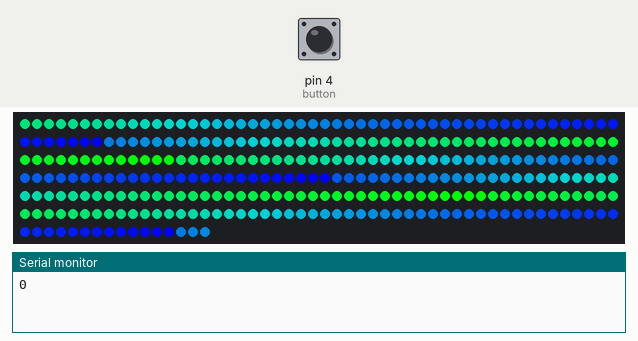
A sketch run on a simulated Arduino Uno, built with avr-gcc and run on an emulated ATmega328P. Parts: 316 RGB LEDs in strip order, left to right, continuing on the next row, the last lines printed to the serial monitor. The test bench sets the inputs (shaded band); at power-on: pin 4 (button) HIGH.

Above: at 1.2 s.
1.3 s: pin 4 (button) pulled LOW for 1 s
At 2.56 s:
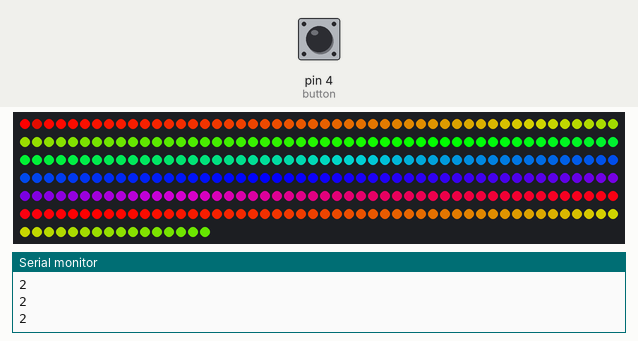
3.8 s: pin 4 (button) pulled LOW for 0.15 s
5.4 s: pin 4 (button) pulled LOW for 1 s
At 7.85 s:
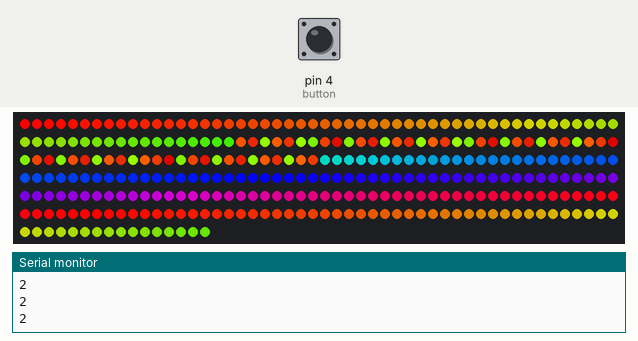
9.4 s: pin 4 (button) pulled LOW for 3.2 s
At 9.52 s:
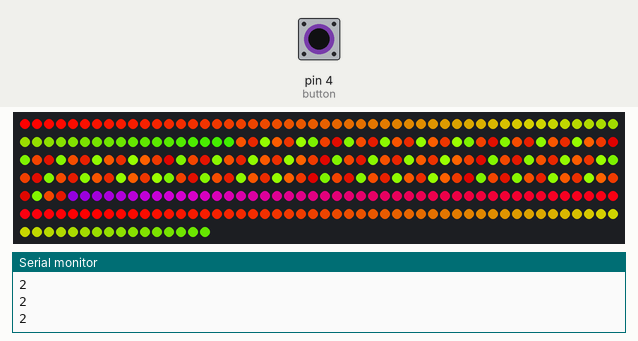
18.3 s: pin 4 (button) pulled LOW for 3.2 s
At 18.41 s:
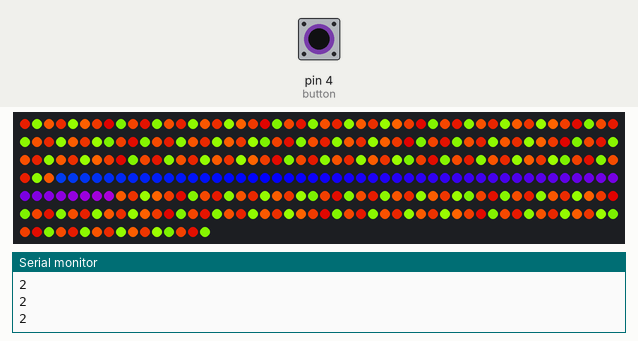
24.5 s: pin 4 (button) pulled LOW for 3.2 s
At 24.63 s:
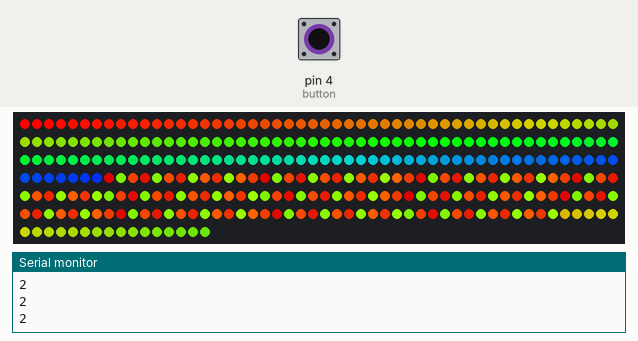

The sketch:

Horseelights.ino
```cpp
#include <Adafruit_NeoPixel.h>

int count=0;

Adafruit_NeoPixel strip = Adafruit_NeoPixel(316, 6, NEO_GRB + NEO_KHZ800);

int button = 4;

void setup() {
  // put your setup code here, to run once:
  pinMode(button, INPUT_PULLUP);

  Serial.begin(9600);
  strip.begin();
  strip.show();

}

void loop() {
  if(digitalRead(button)==LOW){
    //cleard();
    count++;
    if(count>=3){
      count=0;
    }
    delay(200);
  }

  Serial.println(count);
  //testelitt();

  //rainbow2(70);
    if(count ==0){
     //LionKing();
     rainbowPP(50);
    // Alice(50);
    }
   if(count==1) {
    //allice in wounder baum
    Alice(70);


  } else if(count>=2){
    //lovenes kong
      LionKing();

  }
  /*else if (count == 3){
    //peter pan
    //rainbowPP(60);
    LionKing();
  }*/
}

void cleard() {
  for (int i = 0; i < 316; i++){
    strip.setPixelColor(i, strip.Color(0,0,0));

  }
  strip.show();
}

//ALADDIN
void rainbowAL(uint8_t wait) {
  uint16_t i, j;

  for(j=0; j<256; j++) {
    for(i=0; i<strip.numPixels(); i++) {
      strip.setPixelColor(i, WheelUG((i+j) & 255));
    }
    strip.show();

    if(digitalRead(button)==LOW){
      return;
    }
    delay(wait);
  }
}

//PETER PAN
void rainbowPP(uint8_t wait) {
  uint16_t i, j;

  for(j=0; j<256; j++) {
    for(i=0; i<strip.numPixels(); i++) {
      strip.setPixelColor(i, WheelUR((i+j) & 255));
    }
    strip.show();
      if(digitalRead(button)==LOW){
        return;
      }
    delay(wait);
  }
}


uint32_t WheelUG(byte WheelPos) {
  WheelPos = 255 - WheelPos;
  if(WheelPos < 63) {
    return strip.Color(255 - WheelPos * 3, 0, WheelPos * 3);
  }
   if(WheelPos < 126) {
      WheelPos -= 63;
      return strip.Color(WheelPos * 3, 0, 255 - WheelPos * 3);
   } if (WheelPos < 182) {
      WheelPos -= 126;
      return strip.Color(255 - WheelPos * 3, 0, WheelPos * 3);
  } else {
    WheelPos -= 182;
    return strip.Color(WheelPos * 3, 0, 255 - WheelPos * 3);
  }
}

uint32_t WheelUR(byte WheelPos) {
    WheelPos = 255 - WheelPos;
    if(WheelPos < 63) {
      return strip.Color(0, 255 - WheelPos * 3, WheelPos * 3);
    }
    if(WheelPos < 126) {
      WheelPos -= 63;
      return strip.Color(0, WheelPos * 3, 255 - WheelPos * 3);
   } if (WheelPos < 182) {
      WheelPos -= 126;
      return strip.Color(0, 255 - WheelPos * 3, WheelPos * 3);
  } else {
    WheelPos -= 182;
    return strip.Color(0, WheelPos * 3, 255 - WheelPos * 3);
  }
}

/*
uint32_t Wheel(byte WheelPos) {
  WheelPos = 255 - WheelPos;
  if(WheelPos < 85) {
    return strip.Color(255 - WheelPos * 3, 0, WheelPos * 3);
  }
  if(WheelPos < 170) {
    WheelPos -= 85;
    return strip.Color(0, WheelPos * 3, 255 - WheelPos * 3);
  }
  WheelPos -= 170;
  return strip.Color(WheelPos * 3, 255 - WheelPos * 3, 0);
} */


//ALICE
void Alice(uint8_t wait) {
  uint16_t i, j;

  for(j=0; j<256; j++) {
    for(i=0; i<strip.numPixels(); i++) {
      strip.setPixelColor(i, Wheel((i+j) & 255));
    }
    if(digitalRead(button)==LOW){
      return;
    }
    strip.show();
    delay(wait);
  }
}

/*
uint32_t WheelUG(byte WheelPos) {
  WheelPos = 255 - WheelPos;
  if(WheelPos < 85) {
    return strip.Color(255 - WheelPos * 3, 0, WheelPos * 3);
  }
  if(WheelPos < 170) {
    WheelPos -= 85;
    return strip.Color(WheelPos * 3, 0, 255 - WheelPos * 3);
  }
  WheelPos -= 170;
  return strip.Color(WheelPos * 3, 0, 255 - WheelPos * 3);
}
*/

//ALICE
void rainbowCycle(uint8_t wait) {
  uint16_t i, j;

  for(j=0; j<256*5; j++) { // 5 cycles of all colors on wheel
    for(i=0; i< strip.numPixels(); i++) {
      strip.setPixelColor(i, Wheel(((i * 256 / strip.numPixels()) + j) & 255));
    }
    strip.show();
    delay(wait);
  }
}

uint32_t Wheel(byte WheelPos) {
  WheelPos = 255 - WheelPos;
  if(WheelPos < 85) {
    return strip.Color(255 - WheelPos * 3, 0, WheelPos * 3);
  }
  if(WheelPos < 170) {
    WheelPos -= 85;
    return strip.Color(0, WheelPos * 3, 255 - WheelPos * 3);
  }
  WheelPos -= 170;
  return strip.Color(WheelPos * 3, 255 - WheelPos * 3, 0);
}


int k=0;
boolean tis = true;
int i;
int r = 0;

void LionKing(){
  for(i = 0; i< 316-120; i++){

     strip.setPixelColor(k, strip.Color(255-r, 100-r, 0));
      if (r >= 150){
        r = 0;
      }
      r++;
  }
 /* for(int l =316-120; l<316 ;l++){
    strip.setPixelColor(l, strip.Color(255-k, 100+k, 0));

  }*/
  delay(5);

  if(k>=316 || k <= 0){
    tis = !tis;
    }

   if (tis) {
    k=0;
   } else {
    k++;
   }
  strip.show();
}
```

Measured:
- after the input at 9.4 s, the LEDs: change at once (image 3)
